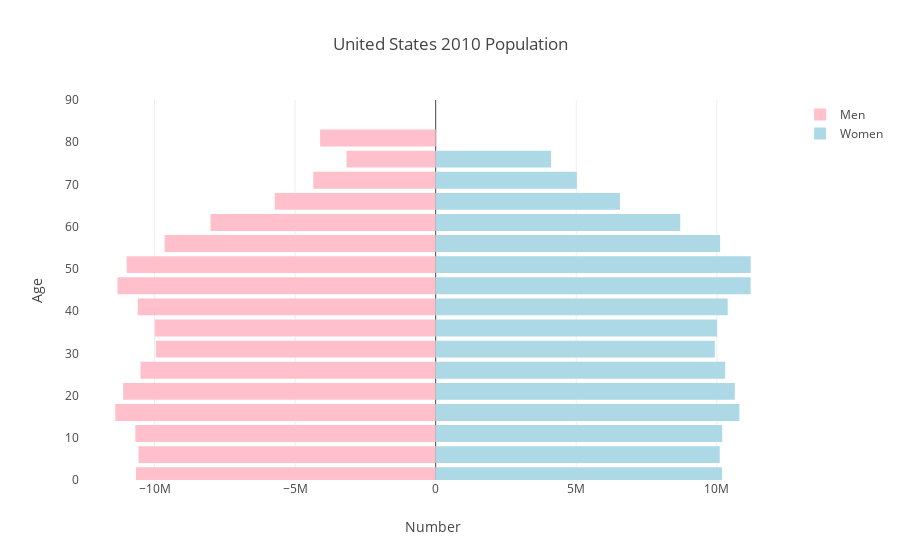

The notebook cell saved with this chart:
### Code cell
pop_pyramid(data=test_data, country='United States', year='2010')

### Figure 1 — Plotly figure (JSON) as saved in the notebook; plotly's stock layout.template omitted (floating-point values rounded to 4 significant figures)
{"data": [{"hoverinfo": "skip", "marker": {"color": "pink"}, "name": "Men", "orientation": "h", "type": "bar", "uid": "72e3c7a2-bde9-44cd-b4e7-8a84c55898e5", "x": [-10661088, -10572147, -10683415, -11396278, -11117521, -10500720, -9955239, -9989163, -10596851, -11317993, -10991149, -9640873, -8009356, -5725678, -4354473, -3168819, -4111181], "y": [1, 6, 11, 16, 21, 26, 31, 36, 41, 46, 51, 56, 61, 66, 71, 76, 81]}, {"hoverinfo": "skip", "marker": {"color": "lightblue"}, "name": "Women", "orientation": "h", "type": "bar", "uid": "8379058e-146f-456a-ac01-9100b94c4f1c", "x": [10188137, 10104147, 10192218, 10803842, 10640189, 10297175, 9929258, 10012239, 10386802, 11202851, 11205802, 10118082, 8698974, 6554662, 5023365, 4104388], "y": [1, 6, 11, 16, 21, 26, 31, 36, 41, 46, 51, 56, 61, 66, 71, 76, 81]}], "layout": {"barmode": "overlay", "title": {"text": "United States 2010 Population"}, "xaxis": {"title": {"text": "Number"}}, "yaxis": {"range": [0, 90], "title": {"text": "Age"}}}}
